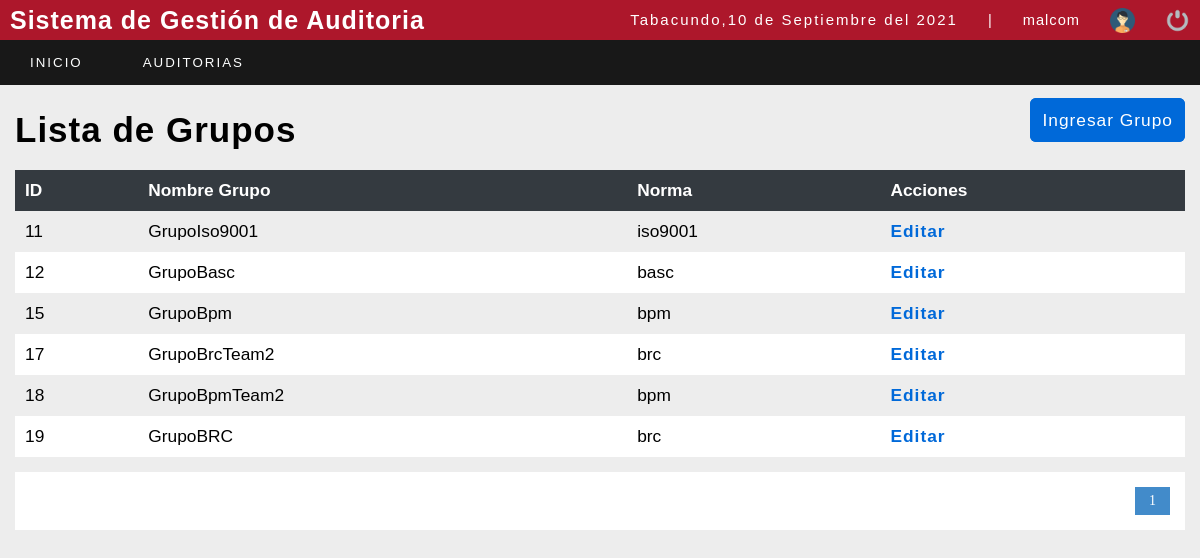
/sistema/lista_grupo_auditor.php (signed in), run on the app's committed database.
### tables this page shows
CREATE TABLE `grupoauditor` (
  `idgrupo` int(11) NOT NULL,
  `nombregrupo` varchar(50) NOT NULL,
  `idnorma` int(11) NOT NULL,
  `activo` int(11) NOT NULL DEFAULT 1
);

CREATE TABLE `norma` (
  `idnorma` int(11) NOT NULL,
  `nombrenorma` varchar(50) NOT NULL
);

### sistema/lista_grupo_auditor.php (the view, shortened to what this page needs)
<?php
	include "../conexion.php";
 ?>
<!DOCTYPE html>
<html lang="en">
<head>
	<?php include "includes/scripts.php";?>
	<link rel="stylesheet" href="https://pro.fontawesome.com/releases/v5.10.0/css/all.css" />
</head>
<body>
<?php include "includes/header.php";?>
	<section id="container">
 <div style="display: flex;  justify-content:space-between; margin: 20px 0px; ">
		<h1>Lista de Grupos</h1>
		<div style="justify-content:flex-end">
		<a style="border: 2px solid #0069D9;  color: #ffffff; background-color: #0069D9; border-radius: 6px;" href="registro_grupo_auditor.php" class="btn_save">Ingresar Grupo</a>
	    </div>
		</div>
<table>
<tr>
    <th>ID</th>
    <th>Nombre Grupo</th>
	<th>Norma</th>
	<th>Acciones</th>
</tr>
 <?php
$sql_registe = mysqli_query($conection,"SELECT COUNT(*) as total_registro from norma n , grupoauditor g where g.idnorma=n.idnorma");
$result_register = mysqli_fetch_array($sql_registe);
$total_registro = $result_register['total_registro'];
$por_pagina = 15;
if(empty($_GET['pagina']))
{
    $pagina = 1;
}else{
    $pagina = $_GET['pagina'];
}
$desde = ($pagina-1) * $por_pagina;
$total_paginas = ceil($total_registro / $por_pagina);
 $query = mysqli_query($conection, "SELECT g.idgrupo, g.nombregrupo,n.nombrenorma from norma n , grupoauditor g where g.idnorma=n.idnorma  AND g.activo=1 ORDER BY idgrupo ASC LIMIT $desde,$por_pagina");
$result=mysqli_num_rows($query);
 if($result>0){
    while($data=mysqli_fetch_array($query)){
      ?>
<tr>
    <td><?php echo $data[0];?></td>
    <td><?php echo $data[1] ;?></td>
    <td><?php echo $data[2];?></td>
    <td>
        <a class="link_edit" href="editar_grupo_auditor.php?id=<?php echo $data[0]; ?>">Editar</a>
    </td>
</tr>
       <?php
    }
  }
 ?>
</table>
<div class="paginador">
			<ul>
			<?php
				for ($i=1; $i <= $total_paginas; $i++) {
					if($i == $pagina)
					{
						echo '<li class="pageSelected">'.$i.'</li>';
					}else{
						echo '<li><a href="?pagina='.$i.'">'.$i.'</a></li>';
					}
				}
			 ?>
			</ul>
		</div>
	</section>
</body>
</html>

### sistema/css/style.css (style rules this page uses)
* { margin: 0; padding: 0; box-sizing: border-box; }
body { background: #ededed; }
h1, h2, h3, h4, h5, h6 { font-family: Arial, sans-serif; font-weight: bold; letter-spacing: 1px; }
h1 { font-size: 25px; }
a { text-decoration: none; font-family: Arial, sans-serif; letter-spacing: 1px; }
#container { padding: 90px 15px 15px; }
.btn_save { font-size: 13pt; background: #0069D9; padding: 10px; color: #fff; letter-spacing: 1px; border: 0; cursor: pointer; margin: 15px auto; }
#container h1 { font-size: 35px; display: inline-block; }
table { border-collapse: collapse; font-size: 13pt; font-family: Arial, sans-serif; width: 100%; }
table th { text-align: left; padding: 10px; background: #343A40; color: #fff; }
table tr:nth-child(odd) { background: #fff; }
table td { padding: 10px; }
.link_edit { font-weight: bold; color: #0069D9; }
.paginador ul { padding: 15px; list-style: none; background: #FFF; margin-top: 15px; display: -webkit-flex; display: -moz-flex; display: -ms-flex; display: -o-flex; display: flex; justify-content: flex-end; }
.paginador a, .pageSelected { color: #428bca; border: 1px solid #ddd; padding: 5px; display: inline-block; font-size: 14px; text-align: center; width: 35px; }
.pageSelected { color: #FFF; background: #428bca; border: 1px solid #428bca; }

### data on the page
grupoauditor: idgrupo "11", nombregrupo "GrupoIso9001", idnorma.nombrenorma "iso9001"
grupoauditor: idgrupo "12", nombregrupo "GrupoBasc", idnorma.nombrenorma "basc"
grupoauditor: idgrupo "15", nombregrupo "GrupoBpm", idnorma.nombrenorma "bpm"
grupoauditor: idgrupo "17", nombregrupo "GrupoBrcTeam2", idnorma.nombrenorma "brc"
grupoauditor: idgrupo "18", nombregrupo "GrupoBpmTeam2", idnorma.nombrenorma "bpm"
grupoauditor: idgrupo "19", nombregrupo "GrupoBRC", idnorma.nombrenorma "brc"

### other printed values
fechaC() "10 de Septiembre del 2021"
$_SESSION['user'] "malcom"
